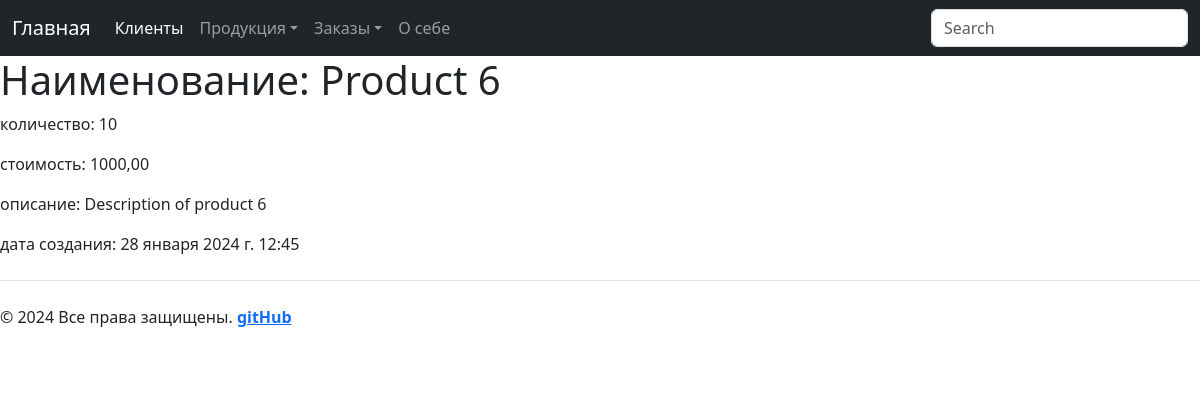
/shop/product/6, run on an earlier commit of the app's database.
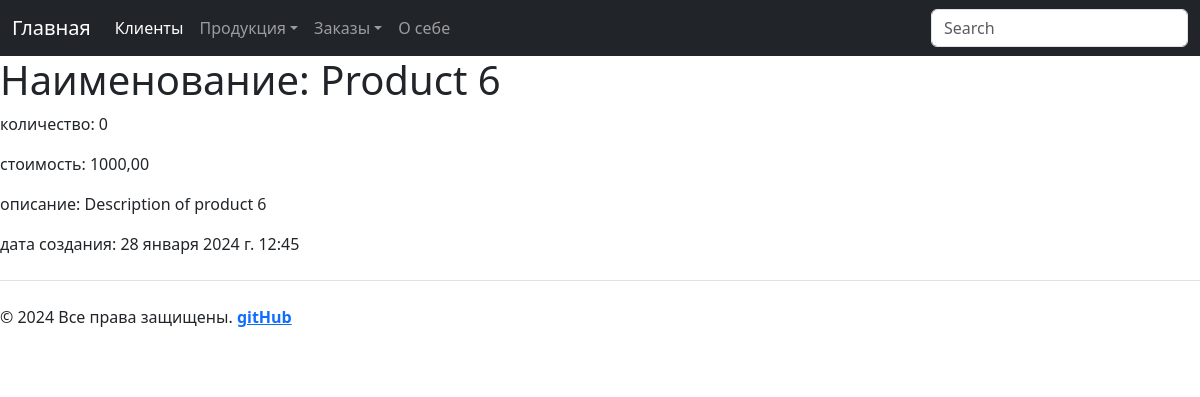
And on a later commit of the database.
### app_2/models.py (models this page shows, shortened)
class Product(models.Model):
    title = models.CharField(max_length=100)
    description = models.TextField()
    price = models.DecimalField(max_digits=10, decimal_places=2)
    count = models.IntegerField()
    add_date = models.DateTimeField(auto_now_add=True)
    image_product = models.ImageField(upload_to="images/")

### app_2/views.py (the view)
# urls.py: path('shop/product/<int:id_product>', views.product, name='product'),
def product(request, id_product: int):
    product = Product.objects.filter(pk=id_product).first()
    context = {
        "product": product
    }
    return render(request, "app_2/product.html", context=context)

### app_2/templates/app_2/product.html (shortened to what this page needs)
{% extends 'app_2/base.html' %}
{% block content %}
<h1>Наименование: {{ product.title }}</h1>
<p>количество: {{ product.count }}</p>
<p>стоимость: {{ product.price }}</p>
<p>описание: {{ product.description }}</p>
<p>дата создания: {{ product.add_date }}</p>
{% endblock %}

### app_2/templates/app_2/base.html (shortened to what this page needs)
<!DOCTYPE html>
<html lang="en">
<head>
    <link href="https://cdn.jsdelivr.net/npm/bootstrap@5.3.2/dist/css/bootstrap.min.css" rel="stylesheet"
>
</head>
<body>
<nav class="navbar navbar-expand-sm navbar-dark bg-dark" aria-label="Third navbar example">
    <div class="container-fluid">
        <a class="navbar-brand" href="/">Главная</a>
        <div class="collapse navbar-collapse" id="navbarsExample03">
            <ul class="navbar-nav me-auto mb-2 mb-sm-0">
                <li class="nav-item">
                    <a class="nav-link active" aria-current="page" href="/shop/clients">Клиенты</a>
                </li>
                <li class="nav-item dropdown">
                    <a class="nav-link dropdown-toggle" href="#" data-bs-toggle="dropdown" aria-expanded="false">Продукция</a>
                </li>
                <li class="nav-item dropdown">
                    <a class="nav-link dropdown-toggle" href="#" data-bs-toggle="dropdown" aria-expanded="false">Заказы</a>
                </li>
                <li class="nav-item">
                    <a class="nav-link" href="/about_me">О себе</a>
                </li>
            </ul>
            <form role="search">
                <input class="form-control" type="search" placeholder="Search" aria-label="Search">
            </form>
        </div>
    </div>
</nav>
{% block content %} {% endblock %}
<footer>
    <div class="d-flex flex-column flex-sm-row justify-content-between py-4 my-4 border-top">
        <p>© 2024 Все права защищены. <a href="https://github.com/RomanKostikov/Homeworks_FrameworkDjango.git"><strong>gitHub</strong></a></p>
    </div>
</footer>
</body>
</html>

What changed in the data, as far as the page shows it:
changed Product "Product 6": count "10" → "0"
